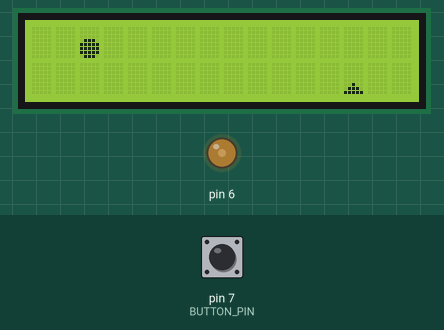
Bench run of a sketch on a simulated Arduino Uno, built with avr-gcc and run on an emulated ATmega328P. Shown: 16×2 character LCD, output pins drawn as LEDs (lit = HIGH). Inputs (shaded band) come from the test bench; at power-on: pin 7 (BUTTON_PIN) HIGH. Random numbers use the default seed unless the sketch sets one.

Above: at 0.89 s.
1.3 s: pin 7 (BUTTON_PIN) pulled LOW for 3.2 s
At 2.33 s:
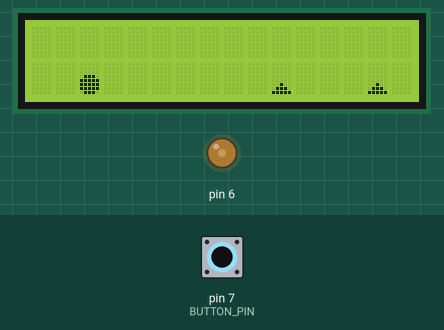
5.1 s: pin 7 (BUTTON_PIN) pulled LOW for 0.15 s
At 6.83 s:
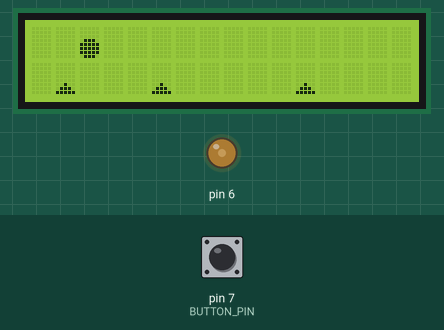
8.2 s: pin 7 (BUTTON_PIN) pulled LOW for 1 s
At 9.01 s:
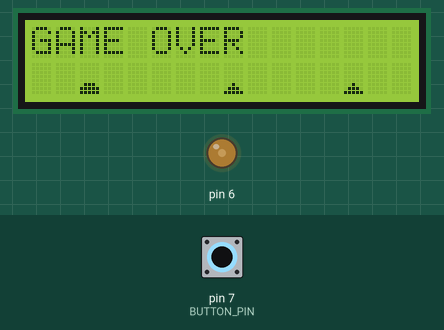
11.2 s: pin 7 (BUTTON_PIN) pulled LOW for 3.2 s
At 13.3 s:
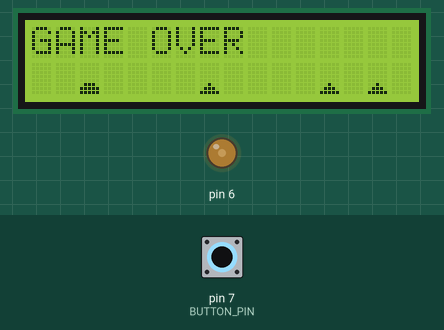
15.9 s: pin 7 (BUTTON_PIN) pulled LOW for 1 s
At 16.56 s:
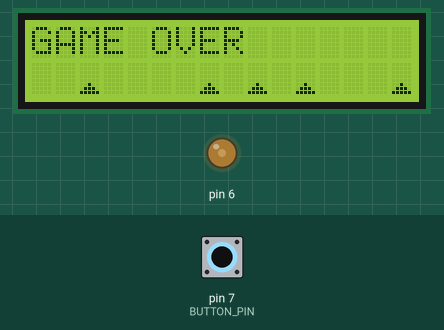
19.9 s: pin 7 (BUTTON_PIN) pulled LOW for 3.2 s
At 22.3 s:
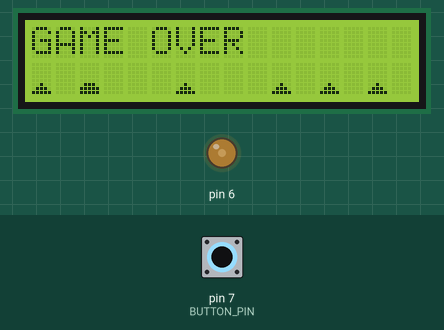

Measured:
- what the display in image 0 shows lasts 0.4 s, from 0.7 s to 1.1 s
- what the display in image 1 shows lasts 0.5 s, from 2.1 s to 2.6 s

The sketch:

jump-arduino.ino
```cpp
#include <LiquidCrystal.h>
#include <math.h>

short buttonState = LOW;
const short BALL_UPDATE_MS = 20;
const short GAME_UPDATE_MS = 500;
const unsigned short BUTTON_PIN = 7;

const short ROWS = 2;
const short COLUMNS = 16;
LiquidCrystal lcd(12, 11, 5, 4, 3, 2);

int nextUpdate = 0;
int nextBallUpdate = 0;
unsigned int inAirStart = 0;
const short USER_POSITION = 8192;
unsigned short currentObstacles = 1;
uint8_t obstacleBlock[8] = {
  B00000,
  B00000,
  B00000,
  B00000,
  B00000,
  B00100,
  B01110,
  B11111,
};
uint8_t ballBlock[8] = {
  B00000,
  B00000,
  B00000,
  B01110,
  B11111,
  B11111,
  B11111,
  B01110,
};
uint8_t deflatedBallBlock[8] = {
  B00000,
  B00000,
  B00000,
  B00000,
  B00000,
  B01110,
  B11111,
  B11111,
};

unsigned short generateObstacles();
void paintObstacles();
bool isInAir();
bool hasLost();
void paintBall();
void gameOver();

unsigned short generateObstacles() {
  long randNumber = random(0, 9);
  unsigned short newNumber = currentObstacles << 1;

  if (randNumber < 3 && !(currentObstacles & 0x1)) {
    newNumber = newNumber | 0x1;
  }

  return newNumber;
}

void paintObstacles() {
  unsigned short printObstacles = currentObstacles;

  for (short i = 15; i >= 0; --i) {
    bool hasObstacle = printObstacles & 0x1;
    char printCharacter = hasObstacle ? (char) 0 : ' ';

    lcd.setCursor(i, 1);
    lcd.print(printCharacter);

    printObstacles = printObstacles >> 1;
  }
}

bool isInAir() {
  return inAirStart > 0 && (millis() - inAirStart) < (GAME_UPDATE_MS * 2);
}

bool hasLost() {
  return (USER_POSITION & currentObstacles) != 0 && !isInAir();
}

void paintBall() {
  short columnPosition = COLUMNS - (log10(USER_POSITION) / log10(2));
  lcd.setCursor(columnPosition - 1, 0);
  lcd.print(' ');

  if ((USER_POSITION & currentObstacles) == 0) {
    lcd.setCursor(columnPosition - 1, 1);
    lcd.print(' ');
  }

  lcd.setCursor(columnPosition - 1, !isInAir());
  char printCharacter = hasLost() ? (char) 2 : (char) 1;
  lcd.print(printCharacter);
}

void gameOver() {
  for (short i = 0; i < COLUMNS; i++) {
    lcd.setCursor(i, 0);
    lcd.print(' ');
  }

  lcd.setCursor(0, 0);
  lcd.print("GAME OVER");
}

void setup() {
  // To prevent using a potentiometer
  analogWrite(6, 75);
  pinMode(BUTTON_PIN, INPUT_PULLUP);

  lcd.begin(COLUMNS, ROWS);
  lcd.createChar(0, obstacleBlock);
  lcd.createChar(1, ballBlock);
  lcd.createChar(2, deflatedBallBlock);
}

void loop() {
  int ms = millis();

  if (ms >= nextUpdate && !hasLost()) {
    currentObstacles = generateObstacles();
    paintObstacles();
    nextUpdate = ms + GAME_UPDATE_MS;
  }

  if (ms >= nextBallUpdate) {
    paintBall();
    nextBallUpdate = ms + BALL_UPDATE_MS;
  }

  if (hasLost()) {
    gameOver();
  }

  buttonState = digitalRead(BUTTON_PIN);
  if (buttonState == HIGH && !isInAir()) {
    inAirStart = ms;
  }
}
```
